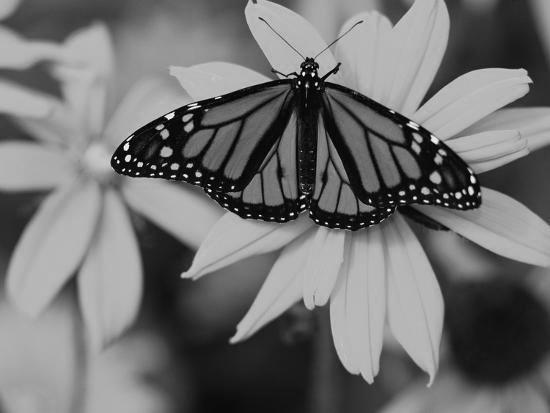
#> input picture therapml/deliverables/grayscale.jpg, 550 x 413 px
$ python svd_compression.py
#> lines starting #> are read from the running program, lines starting #| are printed output that depends on the picture
### therapml/svd.py
import numpy as np
from numpy.typing import NDArray


def truncated_svd(matrix: NDArray, rank: int) -> dict:

    # Correct shape handling
    m, n = matrix.shape
    A = matrix.T if m < n else matrix

    # Eigendecomposition and sorting
    C = A.T @ A
    eigenvalues, eigenvectors = np.linalg.eigh(C)
    idx = np.argsort(eigenvalues)[::-1][:rank]
    S = np.sqrt(np.maximum(eigenvalues[idx], 0.0))
    V = eigenvectors[:, idx]

    # Compute singular vectors
    safe_S = np.where(S > 1e-12, S, 1.0)
    U = np.where(S > 1e-12, (A @ V) / safe_S, 0.0)
    Vt = V.T

    # if original matrix had m < n, swap U and V
    if m < n:
        U, Vt = Vt.T, U.T

    # reconstruction
    reconstructed = U @ np.diag(S) @ Vt

    return {
        "U": U,
        "S": S,
        "Vt": Vt,
        "reconstructed": reconstructed,
    }

### therapml/deliverables/svd_compression.py
from pathlib import Path
import numpy as np
import matplotlib.pyplot as plt
from therapml.svd import truncated_svd


def main():
    cur_dir = Path(__file__).parent

    img = plt.imread(cur_dir / "grayscale.jpg").astype(float)
#> img: shape (413, 550, 3) float64; min 0, max 255, mean 113.1
    if img.ndim == 3:
        img = img @ [0.2989, 0.5870, 0.1140]
#> img: shape (413, 550) float64

    ranks = [1, 5, 10, 50, 100]
    errors, recons = [], []
    for r in ranks:
        recon = truncated_svd(img, rank=r)["reconstructed"]
        recons.append(recon)
        errors.append(np.linalg.norm(img - recon, "fro"))
        print(f"r={r:<3} | Error: {errors[-1]:.2f}")
#> this loop made 5 passes
#> (idx in truncated_svd, S in truncated_svd, safe_S in truncated_svd) on pass 1: ([412], [55799.3], [55799.3])
#> (idx in truncated_svd, safe_S in truncated_svd) on pass 2: ([412, 411, 410, 409, 408], [55799.3, 13824.2, 11069.2, 8415.9, 6157.2])
#| r=1   | Error: 25414.25
#| r=5   | Error: 14950.20
#| r=10  | Error: 10968.81
#| r=50  | Error: 3911.15
#| r=100 | Error: 1880.41
#> pass 1, in truncated_svd, `A = matrix.T if m < n else matrix`:
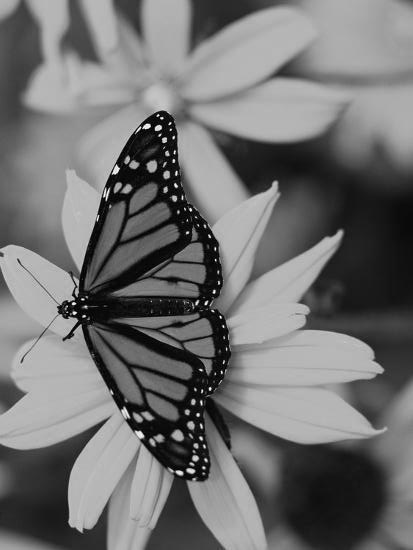
#> A: shape (550, 413) float64; min 0, max 255, mean 113.1
#> pass 1, in truncated_svd, `C = A.T @ A`:
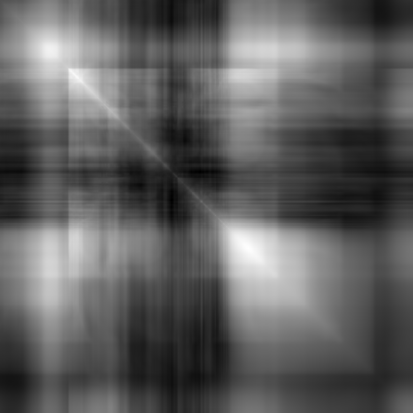
#> C: shape (413, 413) float64; min 3921024.7, max 13075906.4, mean 7360838.5; drawn with min black and max white
#> pass 1, in truncated_svd, `eigenvalues, eigenvectors = np.linalg.eigh(C)`:
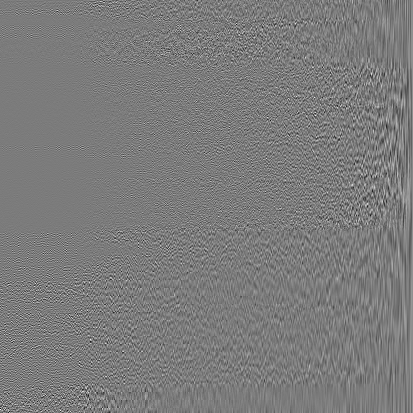
#> eigenvectors: shape (413, 413) float64; min -0.335, max 0.355, mean 0.00015; drawn with min black and max white
#> pass 1, in truncated_svd, `reconstructed = U @ np.diag(S) @ Vt`:
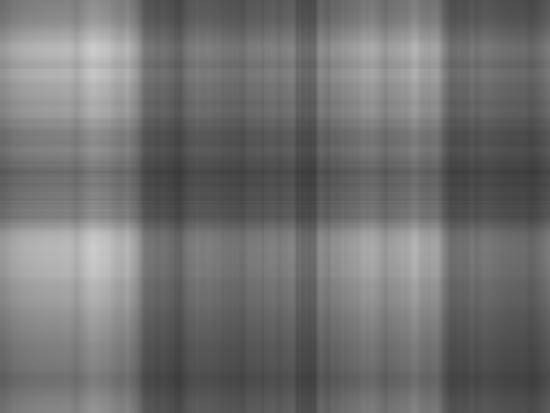
#> reconstructed: shape (413, 550) float64; min 57.43, max 202.6, mean 113.3
#> after the loop, errors = [25414.3, 14950.2, 10968.8, 3911.1, 1880.4]; recons = 5 items

    # Error curve
    plt.figure(figsize=(7, 4))
    plt.plot(ranks, errors, "o-g")
    plt.title("SVD Reconstruction Error vs Rank")
    plt.xlabel("Rank (r)")
    plt.ylabel("Frobenius Error")
    plt.savefig(cur_dir / "svd_reconstruction_error.png", bbox_inches="tight")
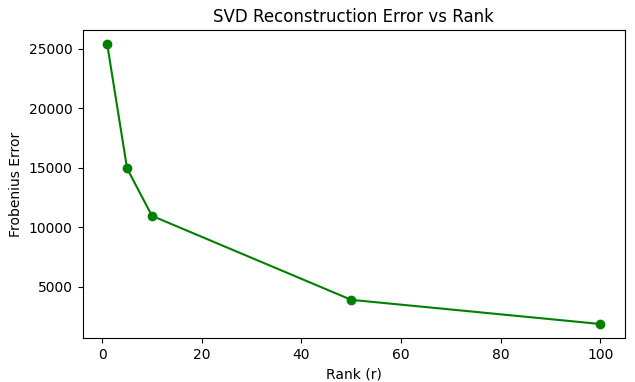
#> figure drawn by matplotlib, 1 panel
    plt.close()

    # Visual comparison
    fig, axes = plt.subplots(1, len(ranks) + 1, figsize=(12, 2.5))
    axes[0].imshow(img, cmap="gray")
    axes[0].set_title("Original")
    axes[0].axis("off")
    for ax, r, rec in zip(axes[1:], ranks, recons):
        ax.imshow(rec, cmap="gray")
        ax.set_title(f"r={r}")
        ax.axis("off")
#> this loop made 5 passes
#> r on passes 1 to 5: 1, 5, 10, 50, 100
    plt.savefig(cur_dir / "svd_image_reconstructions.png", bbox_inches="tight")
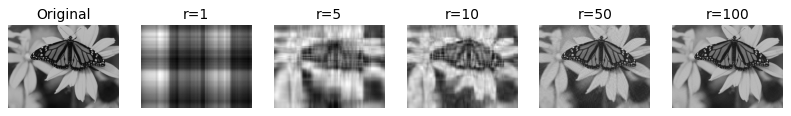
#> figure drawn by matplotlib, 6 panels
    plt.close()


if __name__ == "__main__":
    main()
